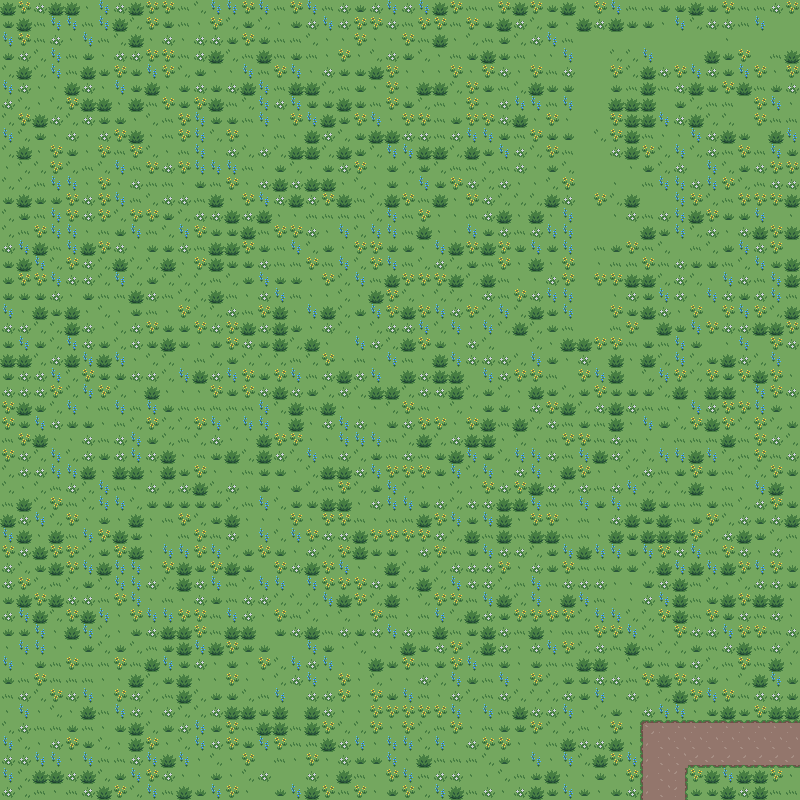

This game map was drawn from its Tiled (.tmx) file and the tilesets committed beside it. A one-line description and the trimmed map source follow:
An orthogonal 50x50 tile map with 16x16 px tiles, 2 tile layers (Tile Layer 1, Path).

<map version="1.5" tiledversion="1.5.0" orientation="orthogonal" renderorder="right-down" width="50" height="50" tilewidth="16" tileheight="16" infinite="0" nextlayerid="5" nextobjectid="1">
 <tileset firstgid="1" source="village-palette01-day.tsx" />
 <layer id="1" name="Tile Layer 1" width="50" height="50">
  <data>[2500 cells, 2500 non-empty, 9 distinct tile ids]</data>
 </layer>
 <layer id="4" name="Path" width="50" height="50">
  <data>[2500 cells, 36 non-empty, 6 distinct tile ids]</data>
 </layer>
</map>
